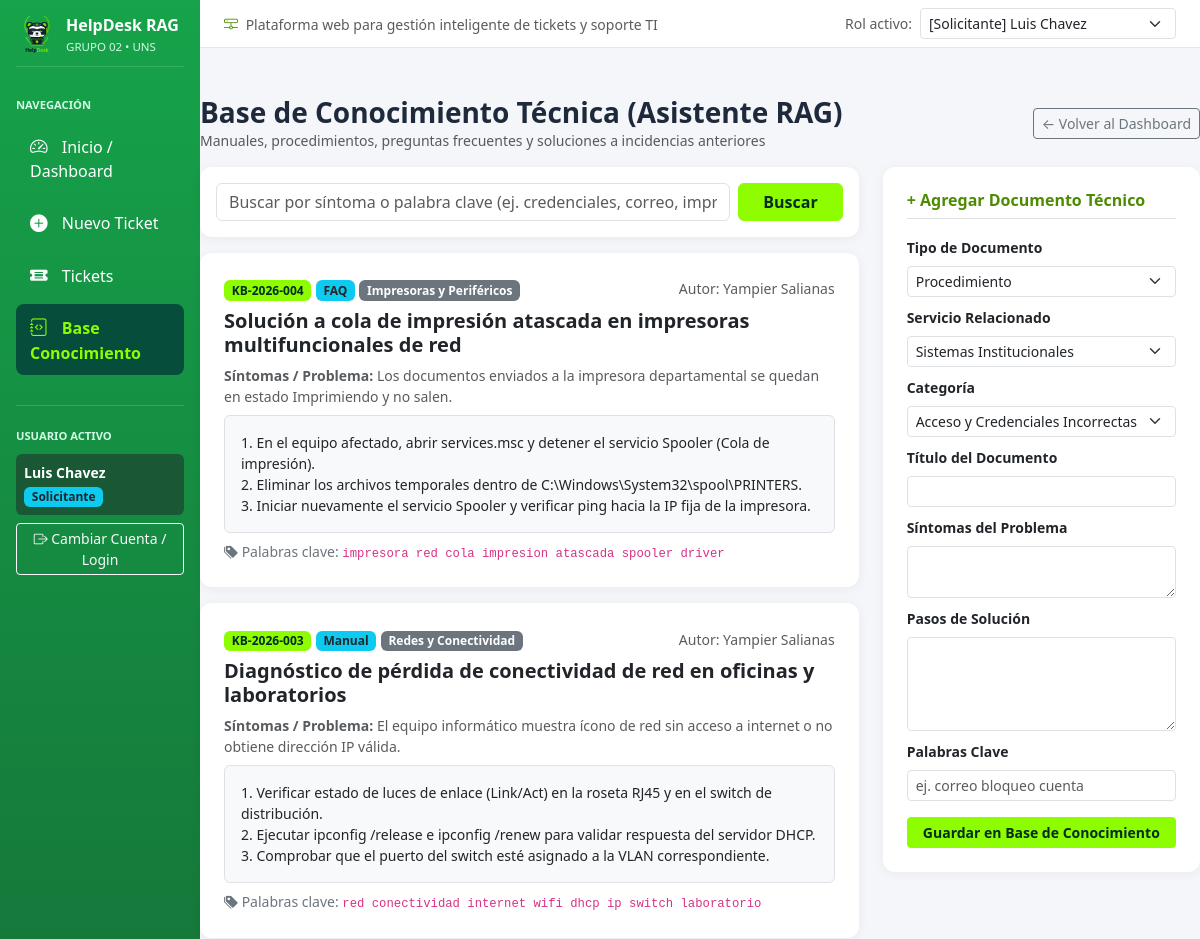
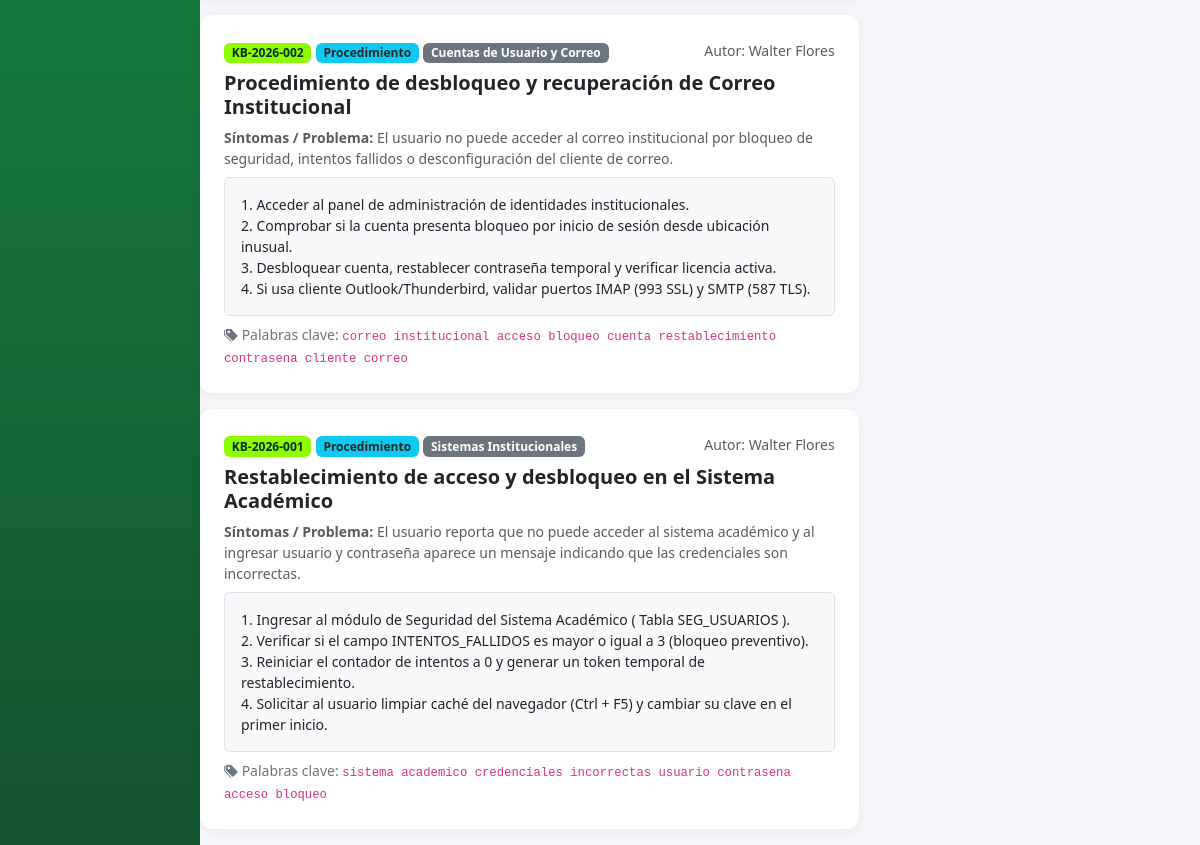
Screenshot of /base_conocimiento.php (signed in) with the database file from the repository (2 pictures, top to bottom).
### tables this page shows
CREATE TABLE usuarios (
    id_usuario INT AUTO_INCREMENT PRIMARY KEY,
    id_rol INT NOT NULL,
    codigo_institucional VARCHAR(20) NOT NULL UNIQUE,
    nombre_completo VARCHAR(120) NOT NULL,
    email VARCHAR(120) NOT NULL UNIQUE,
    password_hash VARCHAR(255) NOT NULL,
    dependencia_oficina VARCHAR(100) NOT NULL,
    especialidad_ti VARCHAR(100) NULL,
    activo TINYINT(1) NOT NULL DEFAULT 1,
    creado_en TIMESTAMP DEFAULT CURRENT_TIMESTAMP,
    CONSTRAINT fk_usuarios_rol FOREIGN KEY (id_rol) REFERENCES roles(id_rol)
        ON UPDATE CASCADE ON DELETE RESTRICT
);

CREATE TABLE roles (
    id_rol INT AUTO_INCREMENT PRIMARY KEY,
    nombre VARCHAR(50) NOT NULL UNIQUE,
    descripcion VARCHAR(200) NOT NULL
);

CREATE TABLE base_conocimiento (
    id_articulo INT AUTO_INCREMENT PRIMARY KEY,
    codigo_articulo VARCHAR(20) NOT NULL UNIQUE,
    id_servicio INT NOT NULL,
    id_categoria INT NOT NULL,
    id_autor INT NOT NULL,
    tipo_documento ENUM('Manual', 'Procedimiento', 'FAQ', 'Solucion_Anterior', 'Doc_Tecnica') NOT NULL,
    titulo VARCHAR(180) NOT NULL,
    sintomas_problema TEXT NOT NULL,
    pasos_solucion TEXT NOT NULL,
    palabras_clave VARCHAR(200) NOT NULL,
    activo TINYINT(1) NOT NULL DEFAULT 1,
    fecha_publicacion TIMESTAMP DEFAULT CURRENT_TIMESTAMP,
    CONSTRAINT fk_kb_servicio FOREIGN KEY (id_servicio) REFERENCES servicios(id_servicio),
    CONSTRAINT fk_kb_categoria FOREIGN KEY (id_categoria) REFERENCES categorias(id_categoria),
    CONSTRAINT fk_kb_autor FOREIGN KEY (id_autor) REFERENCES usuarios(id_usuario),
    FULLTEXT KEY idx_kb_busqueda_rag (titulo, sintomas_problema, pasos_solucion, palabras_clave)
);

CREATE TABLE servicios (
    id_servicio INT AUTO_INCREMENT PRIMARY KEY,
    codigo_servicio VARCHAR(20) NOT NULL UNIQUE,
    nombre VARCHAR(100) NOT NULL UNIQUE,
    descripcion VARCHAR(255) NOT NULL,
    activo TINYINT(1) NOT NULL DEFAULT 1
);

### src/base_conocimiento.php (the view, shortened to what this page needs)
<?php
require_once __DIR__ . '/includes/header.php';
$q = trim($_GET['q'] ?? '');
if ($q !== '') {
    $stmt = $pdo->prepare("
        SELECT b.*, s.nombre AS servicio, c.nombre AS categoria, u.nombre_completo AS autor
        FROM base_conocimiento b
        INNER JOIN servicios s ON b.id_servicio = s.id_servicio
        INNER JOIN categorias c ON b.id_categoria = c.id_categoria
        INNER JOIN usuarios u ON b.id_autor = u.id_usuario
        WHERE b.titulo LIKE ? OR b.sintomas_problema LIKE ? OR b.pasos_solucion LIKE ? OR b.palabras_clave LIKE ?
        ORDER BY b.id_articulo DESC
    ");
    $stmt->execute(["%$q%", "%$q%", "%$q%", "%$q%"]);
    $articulos = $stmt->fetchAll();
} else {
    $articulos = $pdo->query("
        SELECT b.*, s.nombre AS servicio, c.nombre AS categoria, u.nombre_completo AS autor
        FROM base_conocimiento b
        INNER JOIN servicios s ON b.id_servicio = s.id_servicio
        INNER JOIN categorias c ON b.id_categoria = c.id_categoria
        INNER JOIN usuarios u ON b.id_autor = u.id_usuario
        ORDER BY b.id_articulo DESC
    ")->fetchAll();
}
$servicios  = $pdo->query("SELECT * FROM servicios WHERE activo = 1")->fetchAll();
$categorias = $pdo->query("SELECT * FROM categorias")->fetchAll();
?>
<div class="d-flex justify-content-between align-items-center mb-3">
    <div>
        <h3 class="fw-bold mb-0">Base de Conocimiento Técnica (Asistente RAG)</h3>
        <p class="text-muted small mb-0">Manuales, procedimientos, preguntas frecuentes y soluciones a incidencias anteriores</p>
    </div>
    <a href="index.php" class="btn btn-outline-secondary btn-sm">← Volver al Dashboard</a>
</div>
<div class="row g-4">
    <div class="col-lg-8">
        <div class="card p-3 mb-3">
            <form method="GET" action="base_conocimiento.php" class="d-flex gap-2">
                <input type="text" name="q" value="<?= htmlspecialchars($q) ?>" class="form-control" placeholder="Buscar por síntoma o palabra clave (ej. credenciales, correo, impresora)...">
                <button type="submit" class="btn btn-primary px-4">Buscar</button>
            </form>
        </div>
        <?php foreach ($articulos as $art): ?>
            <div class="card p-4 mb-3">
                <div class="d-flex justify-content-between align-items-center mb-2">
                    <div>
                        <span class="badge bg-primary"><?= htmlspecialchars($art['codigo_articulo']) ?></span>
                        <span class="badge bg-info text-dark"><?= htmlspecialchars($art['tipo_documento']) ?></span>
                        <span class="badge bg-secondary"><?= htmlspecialchars($art['servicio']) ?></span>
                    </div>
                    <small class="text-muted">Autor: <?= htmlspecialchars($art['autor']) ?></small>
                </div>
                <h5 class="fw-bold mb-2"><?= htmlspecialchars($art['titulo']) ?></h5>
                <div class="small text-muted mb-2"><strong>Síntomas / Problema:</strong> <?= htmlspecialchars($art['sintomas_problema']) ?></div>
                <div class="p-3 bg-light rounded border small pre-wrap-text"><?= htmlspecialchars($art['pasos_solucion']) ?></div>
                <div class="mt-2 small text-secondary">
                    <i class="bi bi-tags-fill"></i> Palabras clave: <code><?= htmlspecialchars($art['palabras_clave']) ?></code>
                </div>
            </div>
        <?php endforeach; ?>
    </div>
    <div class="col-lg-4">
        <div class="card p-4">
            <h6 class="fw-bold text-primary border-bottom pb-2 mb-3">+ Agregar Documento Técnico</h6>
            <form method="POST" action="base_conocimiento.php">
                <div class="mb-2">
                    <label class="form-label small fw-semibold">Tipo de Documento</label>
                    <select name="tipo_documento" class="form-select form-select-sm" required>
                        <option value="Procedimiento">Procedimiento</option>
                    </select>
                </div>
                <div class="mb-2">
                    <label class="form-label small fw-semibold">Servicio Relacionado</label>
                    <select name="id_servicio" class="form-select form-select-sm" required>
                        <?php foreach ($servicios as $s): ?>
                            <option value="<?= $s['id_servicio'] ?>"><?= htmlspecialchars($s['nombre']) ?></option>
                        <?php endforeach; ?>
                    </select>
                </div>
                <div class="mb-2">
                    <label class="form-label small fw-semibold">Categoría</label>
                    <select name="id_categoria" class="form-select form-select-sm" required>
                        <?php foreach ($categorias as $c): ?>
                            <option value="<?= $c['id_categoria'] ?>"><?= htmlspecialchars($c['nombre']) ?></option>
                        <?php endforeach; ?>
                    </select>
                </div>
                <div class="mb-2">
                    <label class="form-label small fw-semibold">Título del Documento</label>
                    <input type="text" name="titulo" class="form-control form-control-sm" required>
                </div>
                <div class="mb-2">
                    <label class="form-label small fw-semibold">Síntomas del Problema</label>
                    <textarea name="sintomas_problema" rows="2" class="form-control form-control-sm" required></textarea>
                </div>
                <div class="mb-2">
                    <label class="form-label small fw-semibold">Pasos de Solución</label>
                    <textarea name="pasos_solucion" rows="4" class="form-control form-control-sm" required></textarea>
                </div>
                <div class="mb-3">
                    <label class="form-label small fw-semibold">Palabras Clave</label>
                    <input type="text" name="palabras_clave" class="form-control form-control-sm" placeholder="ej. correo bloqueo cuenta" required>
                </div>
                <button type="submit" name="guardar_articulo" class="btn btn-primary btn-sm w-100 fw-bold">
                    Guardar en Base de Conocimiento
                </button>
            </form>
        </div>
    </div>
</div>
<?php require_once __DIR__ . '/includes/footer.php'; ?>

### src/includes/header.php (shortened to what this page needs)
<?php
require_once __DIR__ . '/../config/db.php';
$usuarioActual = $_SESSION['usuario'];
$paginaActual  = basename($_SERVER['PHP_SELF']);
$perfilesDemo  = $pdo->query("
    SELECT u.id_usuario, u.nombre_completo, r.nombre AS rol
    FROM usuarios u
    INNER JOIN roles r ON u.id_rol = r.id_rol
    ORDER BY u.id_rol
")->fetchAll();
?>
<!DOCTYPE html>
<html lang="es">
<head>
    <link href="https://cdn.jsdelivr.net/npm/bootstrap@5.3.2/dist/css/bootstrap.min.css" rel="stylesheet">
    <link href="https://cdn.jsdelivr.net/npm/bootstrap-icons@1.11.3/font/bootstrap-icons.css" rel="stylesheet">
    <link href="assets/css/styles.css" rel="stylesheet">
</head>
<body>
<div class="container-fluid">
    <div class="row">
        <nav class="col-md-3 col-lg-2 d-md-block sidebar p-3">
            <a href="index.php" class="d-flex align-items-center mb-4 pb-2 border-bottom border-secondary text-decoration-none text-white">
                <img src="assets/img/logo.svg" alt="Logo HelpDesk RAG" width="160" class="brand-logo me-2">
                <div>
                    <div class="fw-bold fs-6 lh-1">HelpDesk RAG</div>
                    <small class="text-info" style="font-size: 0.72rem;">GRUPO 02 • UNS</small>
                </div>
            </a>
            <div class="mb-3">
                <small class="text-uppercase text-secondary fw-bold" style="font-size: 0.7rem;">Navegación</small>
                <ul class="nav flex-column mt-2">
                    <li class="nav-item">
                        <a class="nav-link <?= $paginaActual === 'index.php' ? 'active' : '' ?>" href="index.php">
                            <i class="bi bi-speedometer2"></i> Inicio / Dashboard
                        </a>
                    </li>
                    <li class="nav-item">
                        <a class="nav-link <?= $paginaActual === 'nuevo_ticket.php' ? 'active' : '' ?>" href="nuevo_ticket.php">
                            <i class="bi bi-plus-circle-fill"></i> Nuevo Ticket
                        </a>
                    </li>
                    <li class="nav-item">
                        <a class="nav-link <?= ($paginaActual === 'tickets.php' || $paginaActual === 'detalle_ticket.php') ? 'active' : '' ?>" href="tickets.php">
                            <i class="bi bi-ticket-detailed-fill"></i> Tickets
                        </a>
                    </li>
                    <li class="nav-item">
                        <a class="nav-link <?= $paginaActual === 'base_conocimiento.php' ? 'active' : '' ?>" href="base_conocimiento.php">
                            <i class="bi bi-journal-code"></i> Base Conocimiento
                        </a>
                    </li>
                </ul>
            </div>
            <div class="mt-4 pt-3 border-top border-secondary">
                <small class="text-uppercase text-secondary fw-bold" style="font-size: 0.7rem;">Usuario Activo</small>
                <div class="mt-2 p-2 rounded bg-dark bg-opacity-50">
                    <div class="fw-semibold small text-white"><?= htmlspecialchars($usuarioActual['nombre_completo']) ?></div>
                    <span class="badge bg-info text-dark mt-1"><?= htmlspecialchars($usuarioActual['rol_nombre']) ?></span>
                </div>
                <a href="login.php" class="btn btn-outline-light btn-sm w-100 mt-2">
                    <i class="bi bi-box-arrow-right"></i> Cambiar Cuenta / Login
                </a>
            </div>
        </nav>
        <main class="col-md-9 ms-sm-auto col-lg-10 px-0">
            <div class="topbar px-4 py-2 d-flex flex-wrap justify-content-between align-items-center">
                <div>
                    <span class="text-muted small">
                        <i class="bi bi-hdd-network text-primary me-1"></i>
                        Plataforma web para gestión inteligente de tickets y soporte TI
                    </span>
                </div>
                <div class="d-flex align-items-center gap-2">
                    <span class="small text-muted">Rol activo:</span>
                    <form method="GET" class="d-inline">
                        <select name="cambiar_perfil" class="form-select form-select-sm" onchange="this.form.submit()">
                            <?php foreach ($perfilesDemo as $pf): ?>
                                <option value="<?= $pf['id_usuario'] ?>" <?= $pf['id_usuario'] == $usuarioActual['id_usuario'] ? 'selected' : '' ?>>
                                    [<?= htmlspecialchars($pf['rol']) ?>] <?= htmlspecialchars($pf['nombre_completo']) ?>
                                </option>
                            <?php endforeach; ?>
                        </select>
                    </form>
                </div>
            </div>
            <div class="p-4"></div>

### src/assets/css/styles.css (style rules this page uses)
:root { --brand-neon: #8efd00; --brand-neon-hover: #7be000; --brand-dark-text: #022c22; --brand-text-on-white: #4d8c00; }
body { background-color: #f4f6f9; font-family: 'Segoe UI', system-ui, -apple-system, sans-serif; color: #1e293b; }
.bg-primary { background-color: var(--brand-neon) !important; color: var(--brand-dark-text) !important; }
.text-primary { color: var(--brand-text-on-white) !important; }
.btn-primary { background-color: var(--brand-neon); border-color: var(--brand-neon); color: var(--brand-dark-text); font-weight: 700; }
.sidebar { min-height: 100vh; background: linear-gradient(180deg, #16a34a 0%, #14532d 100%); color: #ffffff; }
.sidebar .nav-link { color: #ffffff; border-radius: 8px; margin-bottom: 6px; padding: 10px 14px; font-weight: 500; transition: all 0.2s ease; }
.sidebar .nav-link i { margin-right: 10px; font-size: 1.1rem; color: inherit; }
.sidebar .nav-link:hover, .sidebar .nav-link.active { background-color: #064e3b; color: var(--brand-neon) !important; font-weight: 700; }
.sidebar .border-secondary { border-color: rgba(255, 255, 255, 0.15) !important; }
.sidebar .text-light, .sidebar .text-info { color: #e2e8f0 !important; }
.sidebar .text-secondary, .sidebar .text-muted, .sidebar .text-light, .sidebar .text-info { color: #d1fae5 !important; }
.topbar { background-color: #ffffff; border-bottom: 1px solid #e2e8f0; }
.card { border: none; border-radius: 12px; box-shadow: 0 2px 12px rgba(15, 23, 42, 0.05); }
.brand-logo { width: 42px; height: 42px; object-fit: contain; }
.pre-wrap-text { white-space: pre-line; }

### rows the page displays
usuarios: nombre_completo "Luis Chavez"
roles: nombre "Solicitante"
base_conocimiento: codigo_articulo "KB-2026-004", tipo_documento "FAQ", id_servicio.nombre "Impresoras y Periféricos", id_autor.nombre_completo "Yampier Salianas", titulo "Solución a cola de impresión atascada en impresoras multifuncionales de red", sintomas_problema "Los documentos enviados a la impresora departamental se quedan en estado Imprimiendo y no salen.", pasos_solucion "1. En el equipo afectado, abrir services.msc y detener el servicio Spooler (Cola de impresión). 2. Eliminar los archivos temporales dentro de C:\\Windows\\System32\\spool\\PRINTERS. 3. Iniciar nuevamente el servicio Spooler y verificar ping hacia la IP fija de la impresora.", palabras_clave "impresora red cola impresion atascada spooler driver"
base_conocimiento: codigo_articulo "KB-2026-003", tipo_documento "Manual", id_servicio.nombre "Redes y Conectividad", id_autor.nombre_completo "Yampier Salianas", titulo "Diagnóstico de pérdida de conectividad de red en oficinas y laboratorios", sintomas_problema "El equipo informático muestra ícono de red sin acceso a internet o no obtiene dirección IP válida.", pasos_solucion "1. Verificar estado de luces de enlace (Link/Act) en la roseta RJ45 y en el switch de distribución. 2. Ejecutar ipconfig /release e ipconfig /renew para validar respuesta del servidor DHCP. 3. Comprobar que el puerto del switch esté asignado a la VLAN correspondiente.", palabras_clave "red conectividad internet wifi dhcp ip switch laboratorio"
base_conocimiento: codigo_articulo "KB-2026-002", tipo_documento "Procedimiento", id_servicio.nombre "Cuentas de Usuario y Correo", id_autor.nombre_completo "Walter Flores", titulo "Procedimiento de desbloqueo y recuperación de Correo Institucional", sintomas_problema "El usuario no puede acceder al correo institucional por bloqueo de seguridad, intentos fallidos o desconfiguración del cliente de correo.", pasos_solucion "1. Acceder al panel de administración de identidades institucionales. 2. Comprobar si la cuenta presenta bloqueo por inicio de sesión desde ubicación inusual. 3. Desbloquear cuenta, restablecer contraseña temporal y verificar licencia activa. 4. Si usa cliente Outlook/Thunderbird, validar puertos IMAP (993 SSL) y SMTP (587 TLS).", palabras_clave "correo institucional acceso bloqueo cuenta restablecimiento contrasena cliente correo"
base_conocimiento: codigo_articulo "KB-2026-001", tipo_documento "Procedimiento", id_servicio.nombre "Sistemas Institucionales", id_autor.nombre_completo "Walter Flores", titulo "Restablecimiento de acceso y desbloqueo en el Sistema Académico", sintomas_problema "El usuario reporta que no puede acceder al sistema académico y al ingresar usuario y contraseña aparece un mensaje indicando que las credenciales son incorrectas.", pasos_solucion "1. Ingresar al módulo de Seguridad del Sistema Académico ( Tabla SEG_USUARIOS ). 2. Verificar si el campo INTENTOS_FALLIDOS es mayor o igual a 3 (bloqueo preventivo). 3. Reiniciar el contador de intentos a 0 y generar un token temporal de restablecimiento. 4. Solicitar al usuario limpiar caché del navegador (Ctrl + F5) y cambiar su clave en el primer inicio.", palabras_clave "sistema academico credenciales incorrectas usuario contrasena acceso bloqueo"

### other values shown
form field id_servicio "Sistemas Institucionales"
form field id_categoria "Acceso y Credenciales Incorrectas"
